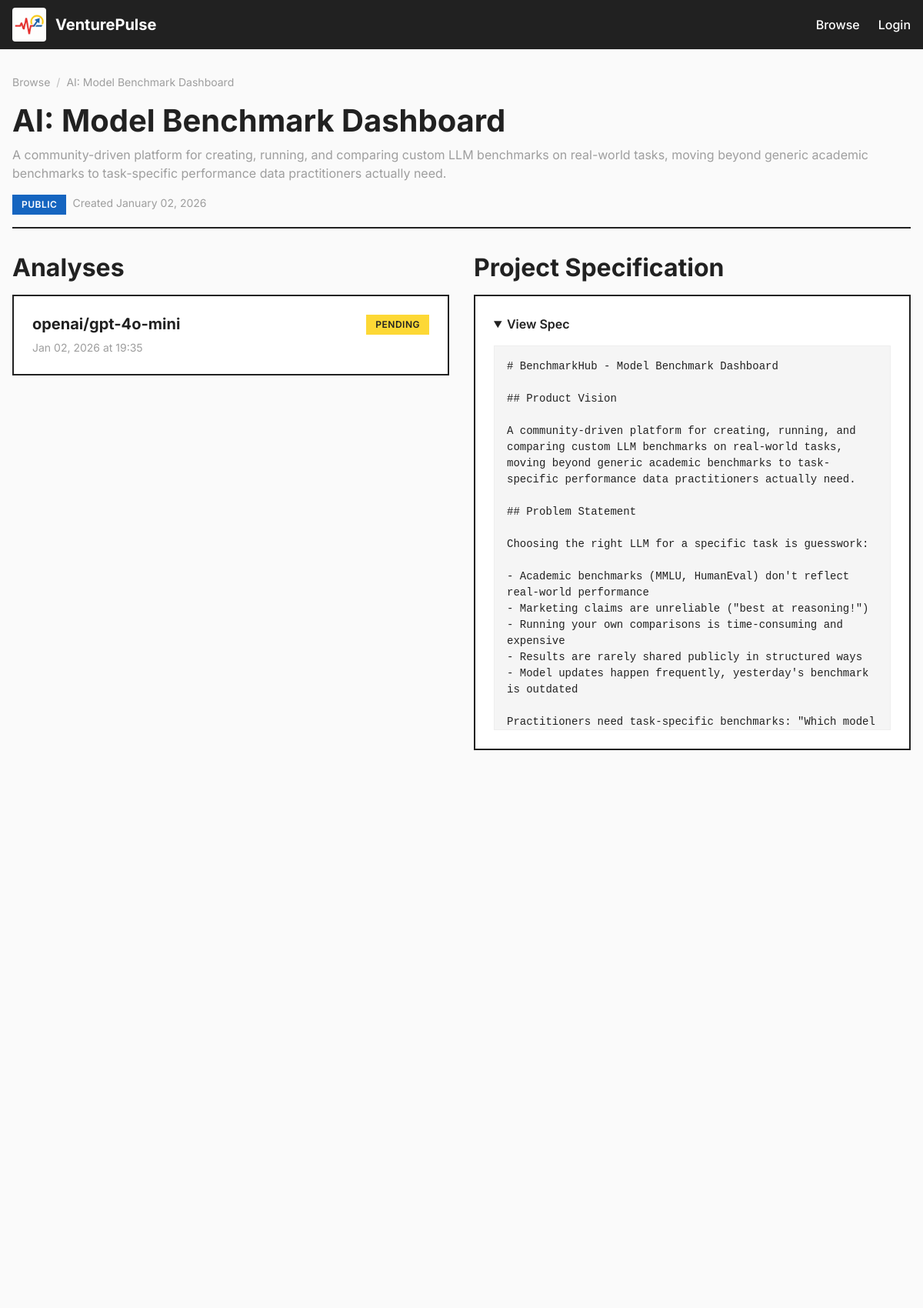
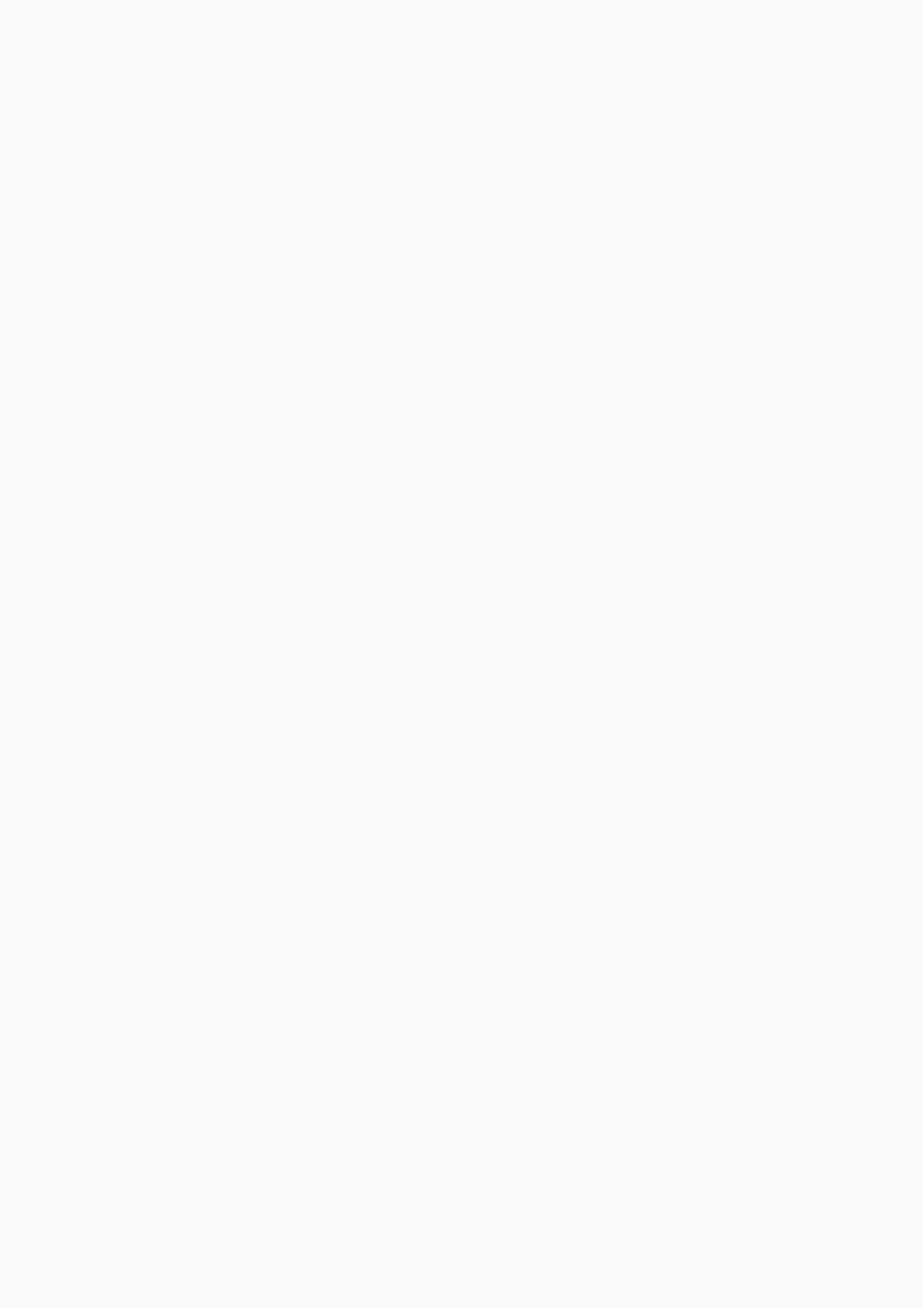
The app's page /project/ai-model-benchmark-dashboard (upper part) with its own data (2 pictures, top to bottom).
### app/db/models.py (models this page shows, shortened)
class Base(DeclarativeBase):
    pass

class Project(Base):
    __tablename__ = "projects"
    id: Mapped[int] = mapped_column(Integer, primary_key=True, autoincrement=True)
    user_id: Mapped[int] = mapped_column(
        Integer, ForeignKey("users.id", ondelete="CASCADE"), nullable=False, index=True
    )
    name: Mapped[str] = mapped_column(String(255), nullable=False)
    slug: Mapped[str] = mapped_column(String(255), unique=True, index=True, nullable=False)
    description: Mapped[Optional[str]] = mapped_column(Text, nullable=True)
    spec_content: Mapped[str] = mapped_column(Text, nullable=False)
    spec_file_path: Mapped[str] = mapped_column(String(500), nullable=False)
    is_public: Mapped[bool] = mapped_column(Boolean, default=False, nullable=False)
    created_at: Mapped[datetime] = mapped_column(
        DateTime, server_default=func.now(), nullable=False
    )
    updated_at: Mapped[datetime] = mapped_column(
        DateTime, server_default=func.now(), onupdate=func.now(), nullable=False
    )
    user: Mapped["User"] = relationship("User", back_populates="projects")
    analyses: Mapped[list["Analysis"]] = relationship(
        "Analysis", back_populates="project", cascade="all, delete-orphan"
    )

class Analysis(Base):
    __tablename__ = "analyses"
    id: Mapped[int] = mapped_column(Integer, primary_key=True, autoincrement=True)
    project_id: Mapped[int] = mapped_column(
        Integer, ForeignKey("projects.id", ondelete="CASCADE"), nullable=False, index=True
    )
    model_name: Mapped[str] = mapped_column(String(100), nullable=False)
    status: Mapped[str] = mapped_column(
        String(20), default="pending", nullable=False
    )  # pending, running, completed, failed
    report_folder_path: Mapped[Optional[str]] = mapped_column(String(500), nullable=True)
    sections_completed: Mapped[Optional[dict]] = mapped_column(JSON, nullable=True)
    cost_breakdown: Mapped[Optional[dict]] = mapped_column(JSON, nullable=True)
    total_cost_usd: Mapped[Optional[float]] = mapped_column(Float, nullable=True)
    total_tokens: Mapped[Optional[int]] = mapped_column(Integer, nullable=True)
    started_at: Mapped[datetime] = mapped_column(
        DateTime, server_default=func.now(), nullable=False
    )
    completed_at: Mapped[Optional[datetime]] = mapped_column(DateTime, nullable=True)
    project: Mapped["Project"] = relationship("Project", back_populates="analyses")

### app/routes/public.py (the view)
@router.get("/project/{slug}", response_class=HTMLResponse)
async def view_project(request: Request, slug: str):
    user = await get_current_user(request)
    async with get_session_factory()() as db:
        result = await db.execute(
            select(Project)
            .options(selectinload(Project.user))
            .options(selectinload(Project.analyses))
            .where(Project.slug == slug)
        )
        project = result.scalar_one_or_none()
        if not project:
            raise HTTPException(status_code=404, detail="Project not found")
        is_owner = user and user.id == project.user_id
        is_admin = user and user.is_admin
        if not project.is_public and not is_owner and not is_admin:
            raise HTTPException(status_code=404, detail="Project not found")
        analyses = sorted(
            project.analyses,
            key=lambda a: a.started_at,
            reverse=True
        )
    return templates.TemplateResponse(
        "pages/project_view.html",
        {
            "request": request,
            "settings": settings,
            "user": user,
            "project": project,
            "analyses": analyses,
            "is_owner": is_owner,
            "is_admin": is_admin,
            "can_edit": is_owner or is_admin,
            "can_analyze": user and user.is_approved,
        }
    )

### app/templates/pages/project_view.html (shortened to what this page needs)
{% extends "base.html" %}
{% block content %}
<div class="container">
    <div class="page-header">
        <nav class="breadcrumb mb-4">
            <a href="{% if is_owner %}/dashboard{% else %}/browse{% endif %}">
                {% if is_owner %}My Projects{% else %}Browse{% endif %}
            </a>
            <span>/</span>
            <span>{{ project.name }}</span>
        </nav>
        <div class="flex justify-between items-start flex-wrap gap-4">
            <div>
                <h1>{{ project.name }}</h1>
                <p class="text-muted">
                    {% if project.description %}
                        {{ project.description }}
                    {% else %}
                        Product viability analysis project
                    {% endif %}
                </p>
                <div class="flex gap-2 mt-2">
                    <span class="badge badge-{% if project.is_public %}info{% else %}default{% endif %}">
                        {{ 'Public' if project.is_public else 'Private' }}
                    </span>
                    <span class="text-muted" style="font-size: 0.875rem;">
                        Created {{ project.created_at.strftime('%B %d, %Y') }}
                    </span>
                </div>
            </div>
        </div>
    </div>
    <div class="grid grid-2" style="gap: var(--space-8);">
        <div>
            <h2 class="mb-4">Analyses</h2>
            {% if analyses %}
                <div style="display: flex; flex-direction: column; gap: var(--space-4);">
                    {% for analysis in analyses %}
                        <a href="/analysis/{{ analysis.id }}" class="card-link" style="text-decoration: none;">
                            <div class="card">
                                <div class="card-accent card-accent-{% if analysis.status == 'completed' %}blue{% elif analysis.status == 'running' %}yellow{% elif analysis.status == 'failed' %}red{% else %}default{% endif %}"></div>
                                <div class="flex justify-between items-start">
                                    <div>
                                        <h4 class="card-title mb-1">{{ analysis.model_name }}</h4>
                                        <div class="text-muted" style="font-size: 0.875rem;">
                                            {{ analysis.started_at.strftime('%b %d, %Y at %H:%M') }}
                                        </div>
                                    </div>
                                    <span class="badge badge-{{ analysis.status }}">
                                        {{ analysis.status|capitalize }}
                                    </span>
                                </div>
                            </div>
                        </a>
                    {% endfor %}
                </div>
            {% endif %}
        </div>
        <div>
            <h2 class="mb-4">Project Specification</h2>
            <div class="card">
                <details open>
                    <summary style="cursor: pointer; font-weight: var(--font-weight-semibold); margin-bottom: var(--space-4);">
                        View Spec
                    </summary>
                    <pre style="white-space: pre-wrap; word-wrap: break-word; font-size: 0.875rem; max-height: 500px; overflow-y: auto; background: var(--color-gray-100); padding: var(--space-4); border: 1px solid var(--color-gray-200);">{{ project.spec_content }}</pre>
                </details>
            </div>
        </div>
    </div>
</div>
{% endblock %}

### app/static/css/bauhaus.css (style rules this page uses)
:root { --color-red: #E53935; --color-blue: #1E88E5; --color-yellow: #FDD835; --color-black: #212121; --color-white: #FFFFFF; --color-off-white: #FAFAFA; --color-gray-100: #F5F5F5; --color-gray-200: #EEEEEE; --color-gray-300: #E0E0E0; --color-gray-400: #BDBDBD; --color-gray-500: #9E9E9E; --color-gray-600: #757575; --color-gray-700: #616161; --color-success: #2E7D32; --color-error: #C62828; --color-warning: #F9A825; --color-info: #1565C0; --font-family: 'Inter', -apple-system, BlinkMacSystemFont, 'Segoe UI', Roboto, sans-serif; --font-size-xs: 0.75rem; --font-size-sm: 0.875rem; --font-size-base: 1rem; --font-size-lg: 1.125rem; --font-size-xl: 1.25rem; --font-size-2xl: 1.5rem; --font-size-3xl: 2rem; --font-size-4xl: 2.5rem; --font-weight-normal: 400; --font-weight-medium: 500; --font-weight-semibold: 600; --font-weight-bold: 700; --space-1: 0.25rem; --space-2: 0.5rem; --space-3: 0.75rem; --space-4: 1rem; --space-5: 1.25rem; --space-6: 1.5rem; --space-8: 2rem; --space-10: 2.5rem; --space-12: 3rem; --space-16: 4rem; --max-width: 1200px; --navbar-height: 64px; --sidebar-width: 280px; --border-width: 2px; --border-color: var(--color-black); }
*, *::before, *::after { box-sizing: border-box; margin: 0; padding: 0; }
html { font-size: 16px; -webkit-font-smoothing: antialiased; -moz-osx-font-smoothing: grayscale; }
body { font-family: var(--font-family); font-size: var(--font-size-base); font-weight: var(--font-weight-normal); line-height: 1.5; color: var(--color-black); background-color: var(--color-off-white); min-height: 100vh; }
h1, h2, h3, h4, h5, h6 { font-weight: var(--font-weight-bold); line-height: 1.2; margin-bottom: var(--space-4); }
h1 { font-size: var(--font-size-4xl); }
h2 { font-size: var(--font-size-3xl); }
h4 { font-size: var(--font-size-xl); }
p { margin-bottom: var(--space-4); }
a { color: var(--color-blue); text-decoration: none; }
.container { width: 100%; max-width: var(--max-width); margin: 0 auto; padding: 0 var(--space-4); }
.page-header { margin-bottom: var(--space-8); padding-bottom: var(--space-4); border-bottom: var(--border-width) solid var(--color-black); }
.page-header h1 { margin-bottom: var(--space-2); }
.grid { display: grid; gap: var(--space-6); }
.grid-2 { grid-template-columns: repeat(2, 1fr); }
.card { background-color: var(--color-white); border: var(--border-width) solid var(--color-black); padding: var(--space-6); position: relative; }
.card-accent { position: absolute; left: 0; top: 0; bottom: 0; width: 6px; }
.card-title { font-size: var(--font-size-xl); font-weight: var(--font-weight-bold); margin-bottom: var(--space-2); }
.card-link { display: block; text-decoration: none; color: inherit; transition: transform 0.1s; }
.badge { display: inline-flex; align-items: center; gap: var(--space-1); padding: var(--space-1) var(--space-3); font-size: var(--font-size-xs); font-weight: var(--font-weight-semibold); text-transform: uppercase; letter-spacing: 0.5px; }
.badge-pending { background-color: var(--color-yellow); color: var(--color-black); }
.text-muted { color: var(--color-gray-500); }
.mb-4 { margin-bottom: var(--space-4); }
.flex { display: flex; }
.justify-between { justify-content: space-between; }
.gap-2 { gap: var(--space-2); }
.gap-4 { gap: var(--space-4); }
.breadcrumb { display: flex; align-items: center; gap: var(--space-2); font-size: var(--font-size-sm); color: var(--color-gray-500); }
.breadcrumb a { color: var(--color-gray-500); text-decoration: none; }
.breadcrumb span:not(:last-child) { color: var(--color-gray-400); }
.badge-info { background-color: var(--color-info); color: var(--color-white); }
.card-link { display: block; text-decoration: none; color: inherit; transition: transform 0.15s ease; }
.flex-wrap { flex-wrap: wrap; }
.items-start { align-items: flex-start; }
:root { --color-primary: var(--color-red); --color-secondary: var(--color-blue); --color-accent: var(--color-yellow); --color-danger: var(--color-error); }

### records on screen
Project: name "AI: Model Benchmark Dashboard", description "A community-driven platform for creating, running, and comparing custom LLM benchmarks on real-world tasks, moving beyond generic academic benchmarks to task-specific performance data practitioners actually need.", is_public "PUBLIC", created_at "January 02, 2026", spec_content "# BenchmarkHub - Model Benchmark Dashboard ## Product Vision A community-driven platform for creating, running, and comparing custom LLM benchmarks on real-world tasks, moving beyond generic academic benchmarks to task-specific performance data practitioners actually need. ## Problem Statement Choosing the right LLM for a specific task is guesswork: - Academic benchmarks (MMLU, HumanEval) don't reflect real-world performance - Marketing claims are unreliable (\"best at reasoning!\") - Running your own comparisons is time-consuming and expensive - Results are rarely shared publicly in structured ways - Model updates happen frequently, yesterday's benchmark is outdated Practitioners need…"
Analysis: model_name "openai/gpt-4o-mini", started_at "Jan 02, 2026 at 19:35", status "PENDING"
